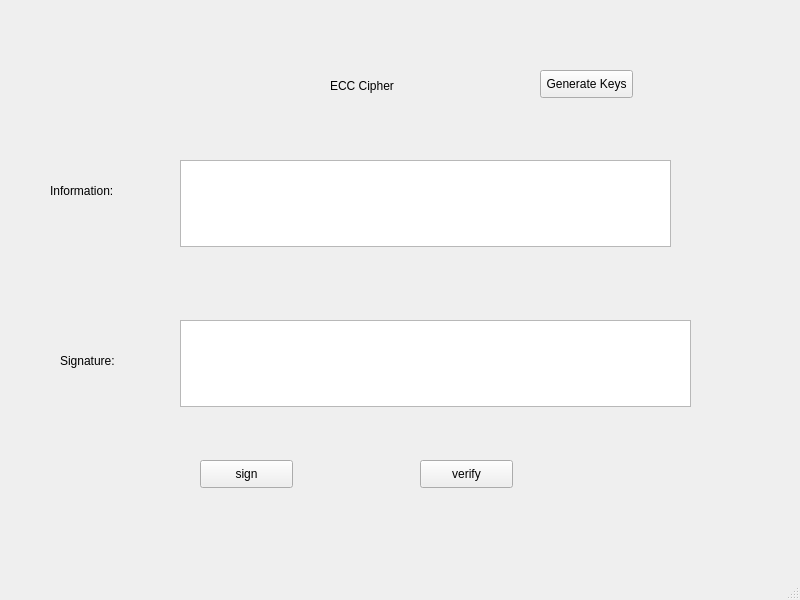
<?xml version="1.0" encoding="UTF-8"?>
<ui version="4.0">
 <class>MainWindow</class>
 <widget class="QMainWindow" name="MainWindow">
  <property name="geometry">
   <rect>
    <x>0</x>
    <y>0</y>
    <width>800</width>
    <height>600</height>
   </rect>
  </property>
  <property name="windowTitle">
   <string>MainWindow</string>
  </property>
  <widget class="QWidget" name="centralwidget">
   <widget class="QPlainTextEdit" name="plainTextEdit">
    <property name="geometry">
     <rect>
      <x>180</x>
      <y>160</y>
      <width>491</width>
      <height>87</height>
     </rect>
    </property>
   </widget>
   <widget class="QPlainTextEdit" name="plainTextEdit_2">
    <property name="geometry">
     <rect>
      <x>180</x>
      <y>320</y>
      <width>511</width>
      <height>87</height>
     </rect>
    </property>
   </widget>
   <widget class="QPushButton" name="btn_sign">
    <property name="geometry">
     <rect>
      <x>200</x>
      <y>460</y>
      <width>93</width>
      <height>28</height>
     </rect>
    </property>
    <property name="text">
     <string>sign</string>
    </property>
   </widget>
   <widget class="QPushButton" name="btn_verify">
    <property name="geometry">
     <rect>
      <x>420</x>
      <y>460</y>
      <width>93</width>
      <height>28</height>
     </rect>
    </property>
    <property name="text">
     <string>verify</string>
    </property>
   </widget>
   <widget class="QPushButton" name="btn_gen_keys">
    <property name="geometry">
     <rect>
      <x>540</x>
      <y>70</y>
      <width>93</width>
      <height>28</height>
     </rect>
    </property>
    <property name="text">
     <string>Generate Keys</string>
    </property>
   </widget>
   <widget class="QLabel" name="label">
    <property name="geometry">
     <rect>
      <x>50</x>
      <y>160</y>
      <width>91</width>
      <height>61</height>
     </rect>
    </property>
    <property name="text">
     <string>Information:</string>
    </property>
   </widget>
   <widget class="QLabel" name="label_2">
    <property name="geometry">
     <rect>
      <x>60</x>
      <y>340</y>
      <width>61</width>
      <height>41</height>
     </rect>
    </property>
    <property name="text">
     <string>Signature:</string>
    </property>
   </widget>
   <widget class="QLabel" name="label_3">
    <property name="geometry">
     <rect>
      <x>330</x>
      <y>60</y>
      <width>91</width>
      <height>51</height>
     </rect>
    </property>
    <property name="text">
     <string>ECC Cipher</string>
    </property>
   </widget>
  </widget>
  <widget class="QMenuBar" name="menubar">
   <property name="geometry">
    <rect>
     <x>0</x>
     <y>0</y>
     <width>800</width>
     <height>26</height>
    </rect>
   </property>
  </widget>
  <widget class="QStatusBar" name="statusbar"/>
 </widget>
 <resources/>
 <connections/>
</ui>
